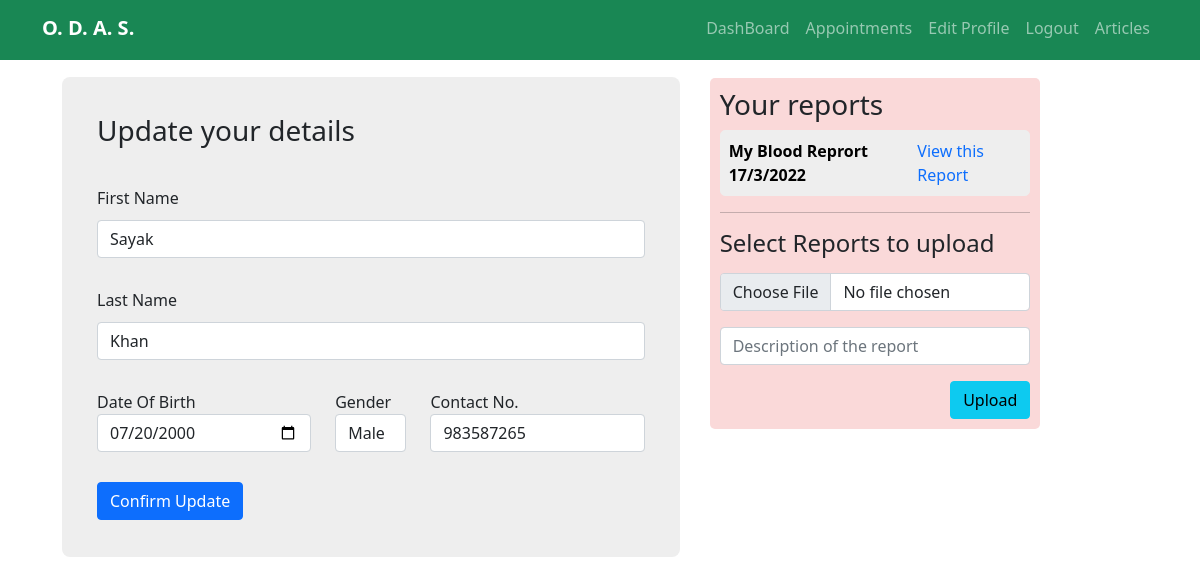
The page /edit/patient/ (signed in) on the database as committed earlier.
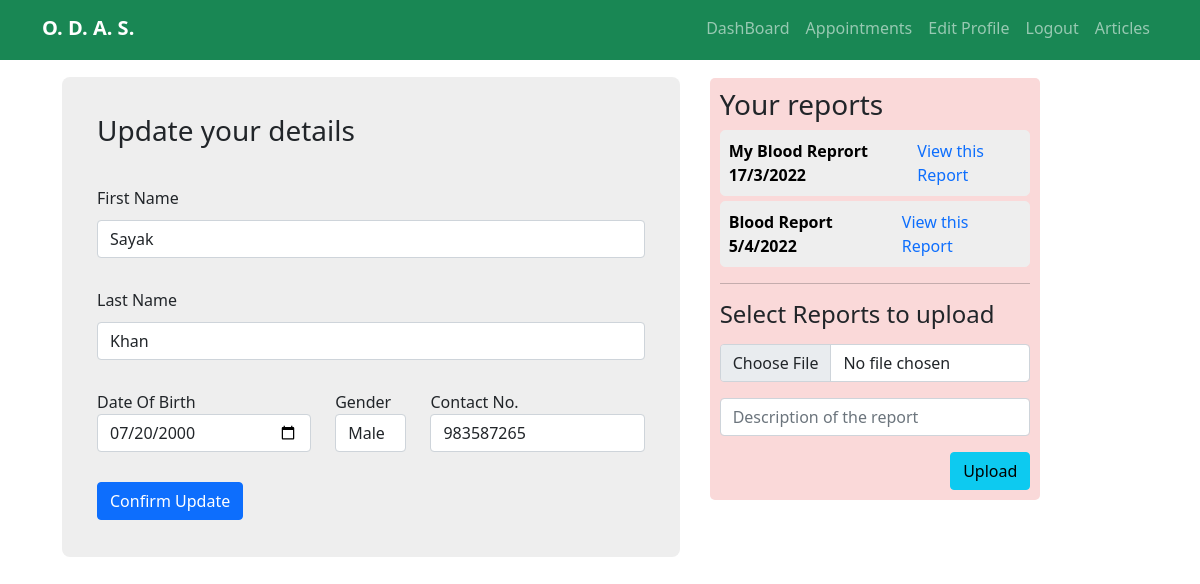
The same page on the database as committed later.
### edit/models.py (models this page shows)
class Report(models.Model):
    patient = models.ForeignKey(Patient, on_delete=models.CASCADE)
    report = models.FileField(upload_to= 'patient_reports/%y')
    name = models.CharField(max_length=40)

### edit/views.py (the view, shortened to what this page needs)
# urls.py: path('patient/', views.PatientEditPage.as_view(), name = "p_edit" ),
class PatientEditPage(View):
    def get(self, request):
        patient = Patient.objects.get(pk = request.user.id)
        patient_reports = Report.objects.filter(patient = patient)
        fm = PatientEditForm(instance = patient)
        return render(request, "patient/patient-edit.html",{'form' : fm, 'reports':patient_reports})

### edit/forms.py
class PatientEditForm(UserChangeForm):
    class Meta:
        model = Patient
        fields = ['first_name','last_name','gender','dob','contact']
        widgets = {
            'dob' : forms.DateInput(attrs={"type" : "date", "class" : 'form-control'}),
            'gender' : forms.Select(attrs={ 'class' : 'form-control'}),
            'first_name': forms.TextInput(attrs={'class':'form-control'}),
            'last_name': forms.TextInput(attrs={'class':'form-control'}),
            'contact' : forms.TextInput(attrs={'class':'form-control'})
        }
        labels = {
            'dob':'Date of Birth'
        }

### templates/patient/patient-edit.html (shortened to what this page needs)
{% extends 'patient/base.html'%}
{% block content %}
<div class="container">
    <div class="row m-2">
        <div class="col-xl-7 ">
            <form action="" method="POST" class="edit-user-form">
                <div class="row">
                    <div class="col-md-12"><h3>Update your details</h3></div>
                </div>
                <div class="row">
                    <div>First Name</div>
                    <div class="col-md-12">{{form.first_name}}</div>
                </div>
                <div class="row">
                    <div>Last Name</div>
                    <div class="col-md-12">{{form.last_name}}</div>
                </div>
                <div class="row">
                    <div class="col-md-5">
                        <div>Date Of Birth</div>
                        {{form.dob}}
                    </div>
                    <div class="col-md-2">
                        <div>Gender</div>
                        {{form.gender}}
                    </div>
                    <div class="col-md-5">
                        <div>Contact No.</div>
                        {{form.contact}}
                    </div>
                </div>
                <div class="row">
                    <div class="col-md-12">
                        <button type="submit" class="btn btn-primary btn-update">Confirm Update</button>
                    </div>
                </div>
            </form>
        </div>
        <div class="col-xl-4 ">
            <div class="report-sec">
                <h3 >Your reports</h3>
                {% for report in reports %}
                <div class="report-each">
                    <a href="{{report.report.url}}">{{report.name}}</a>
                    <a href="{% url 'vr' report.id %}" target="_blank">View this Report</a>
                </div>
                {% endfor %}
                <hr>
                <form action="" method="post" enctype="multipart/form-data">
                    <div class="row">
                        <div class="mb-3">
                            <label for="formFile" class="form-label"><h4>Select Reports to upload</h4></label>
                            <input class="form-control" type="file" id="formFile" name="report">
                        </div>
                    </div>
                    <div class="row">
                        <div class="mb-3">
                            <input class="form-control" type="text" placeholder="Description of the report" name="description">
                        </div>
                    </div>
                    <div style="display:flex; justify-content:flex-end;">
                        <button type="submit" class="btn btn-info btn-update-2" >Upload</button>
                    </div>
                </form>
            </div>
        </div>
    </div>
</div>
{% endblock %}

Rows that differ between the two databases and show on the page:
added Report: name "Blood Report 5/4/2022"
